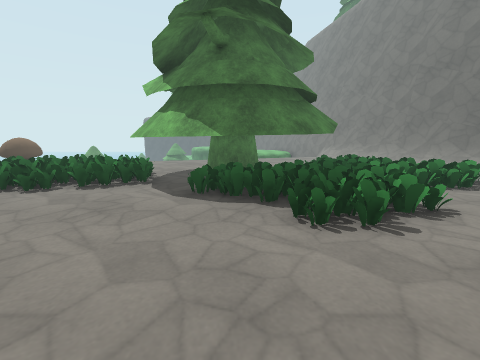
view 1 (above)

24 first-person views from a walk through a 3-D level made in the Godot game engine. The camera is 1.5 m above the floor, tilts 10° down and sees 90° across. The floor is counted in squares, 1 m on a side. Each view is taken from the middle of a square. On the plan, view 1 faces up. The plan holds only what a view shows up to about 13 squares ahead; the rest is blank. The place goes on beyond the plan. Characters and animated objects are left out. Some surface patterns are stand-ins.

view 2
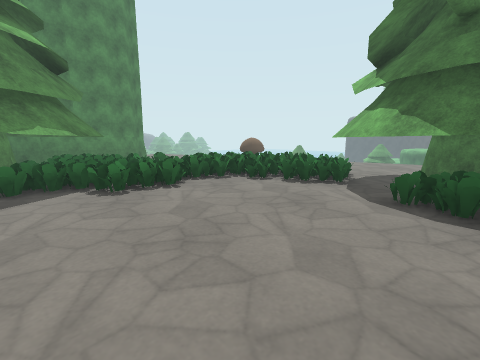

view 3
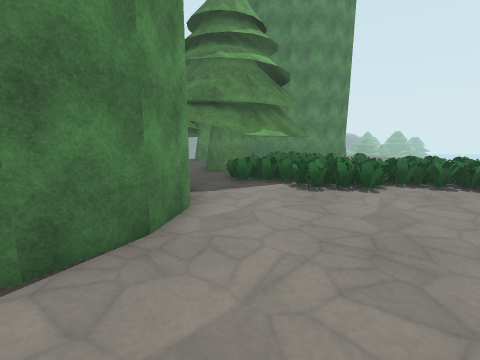

view 4
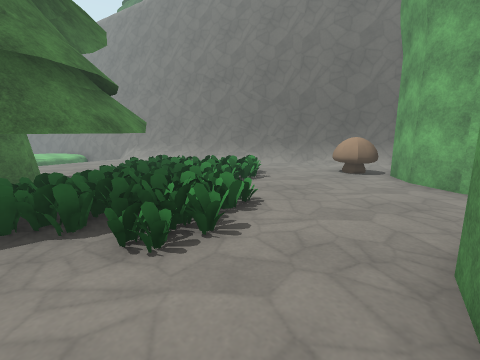

view 5
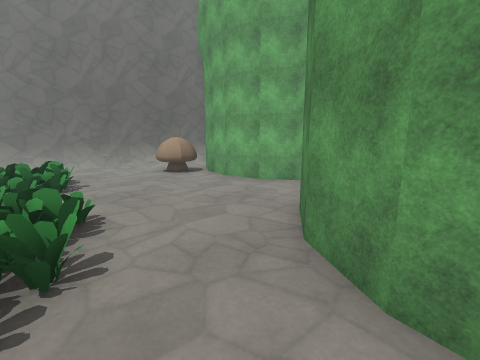

view 6
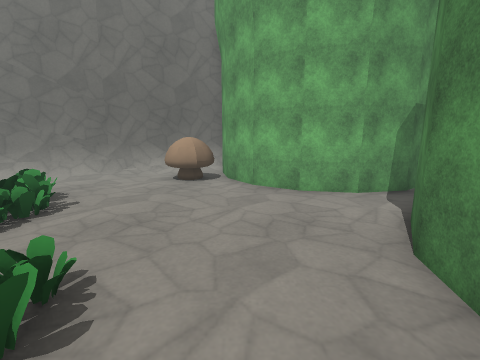

view 7
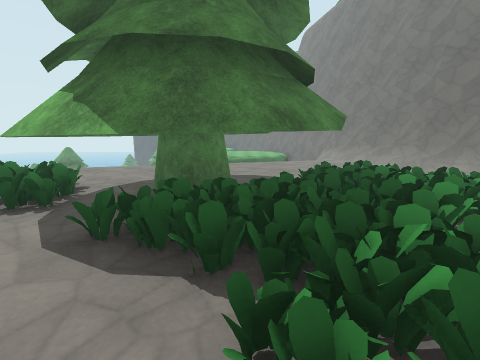

view 8
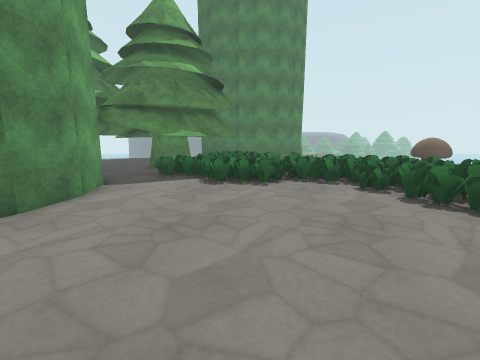

view 9
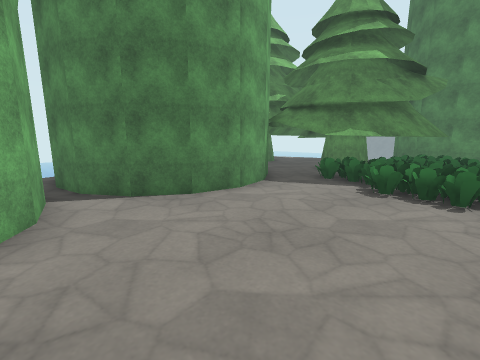

view 10
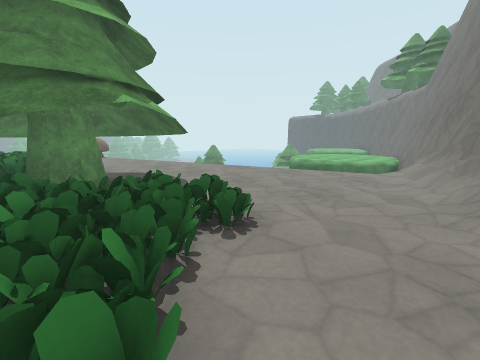

view 11
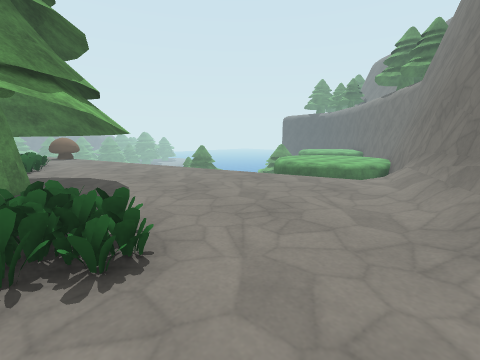

view 12
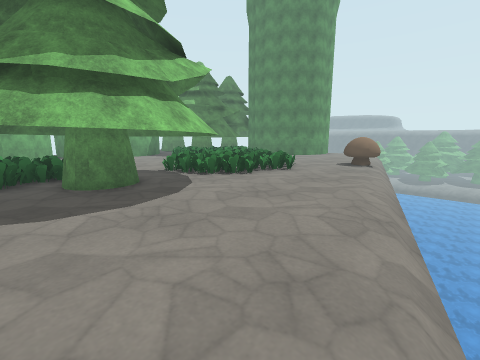

view 13
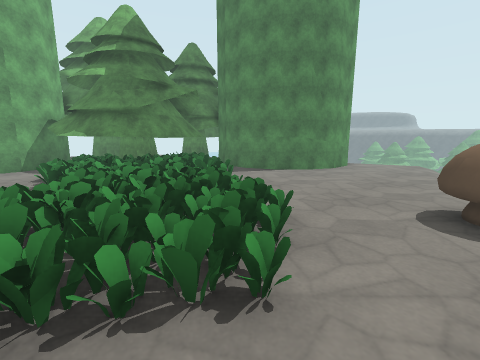

view 14
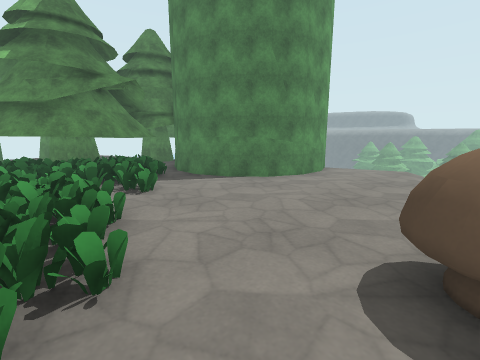

view 15
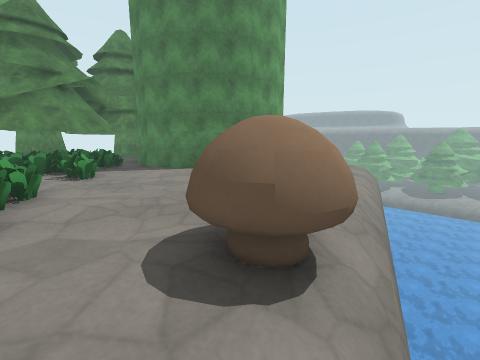

view 16
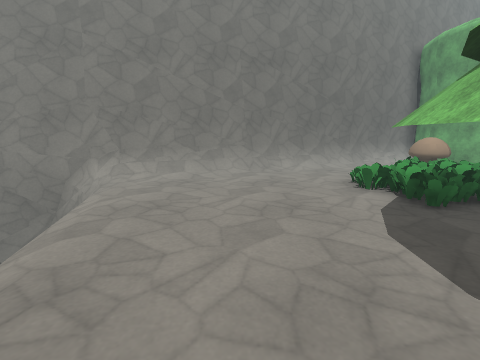

view 17
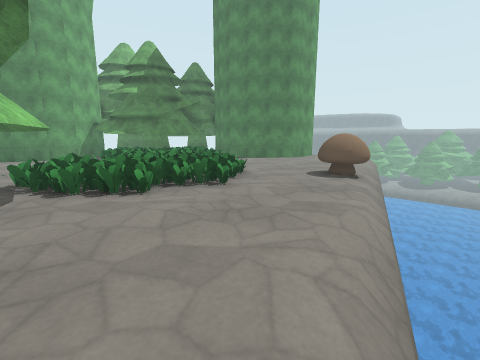

view 18
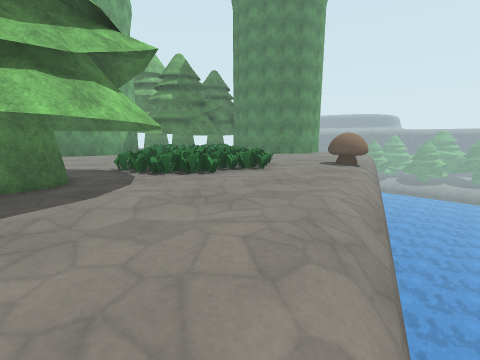

view 19
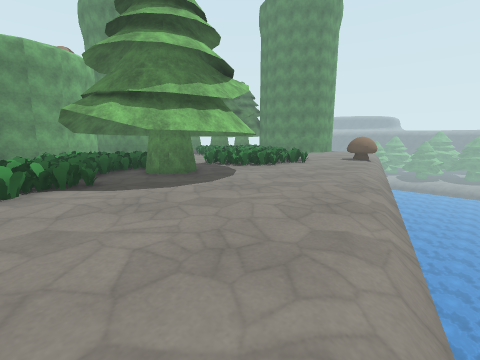

view 20
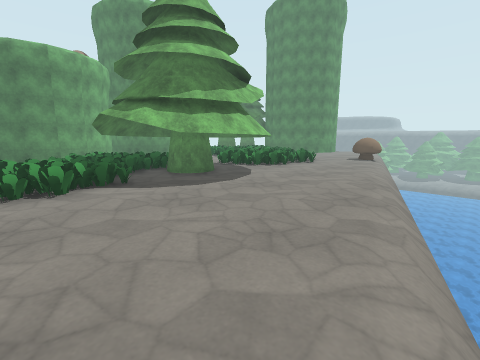

view 21
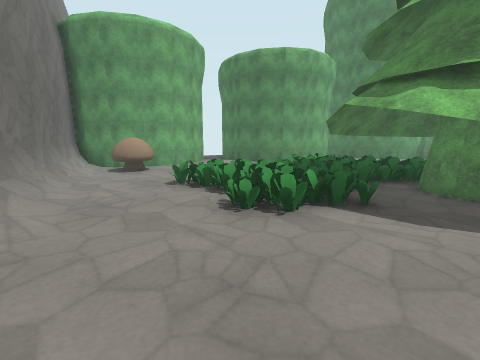

view 22
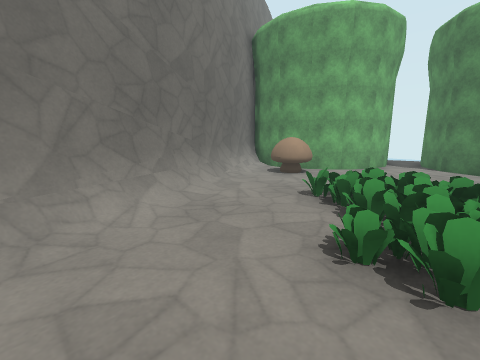

view 23
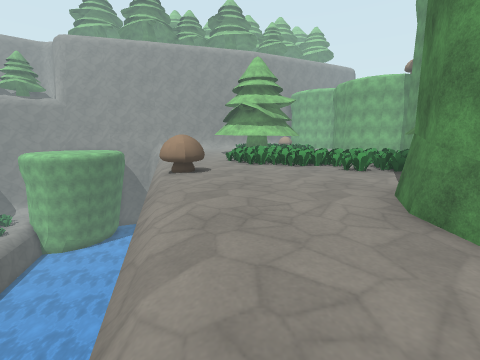

view 24
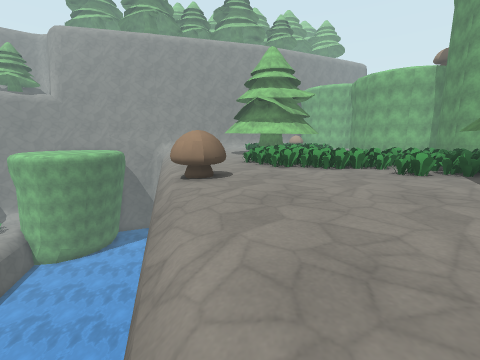

### Floor plan
Key: @ floor where view 1 was taken; # wall or solid block; x gap in a wall; . main floor; : floor 0.5 m higher than the main floor; - floor 0.5 m lower than the main floor; / step, stairs or slope; = window, fence, low wall or low ledge; ^ raised ledge; v drop or lower ground; T tree; O other object.
Columns run from 23 left of view 1 to 13 right of it. Each row starts with its distance up from view 1.
 22           vvvvv              v#
 21           vvvvv              v##
 20           vvvvv              /=#
 19       vvvvvvvvv         vv/////##
 18    vvvvvvvvvvvv     vvv///..../##
 17     vvvvvvvvvv  vvv///.........O#
 16      vvv v   vvv///.............##
 15 v         vvv//.................=#
 14 vv    vvv-###.................../#
 13    vvv///.^^=........TT.T........##
 12  vv//......=....=................/#
 11  /............=====TT.....#===.../##
 10   ...........===.==#..TTT.====..../#
  9   ...........x:====TT.TTT===::==../#
  8   .####.....==:====#T.==#==.====...##
  7   #   ##....=# =====T.==TTT====.....#
  6        ##..==# ==....T####==......=.#
  5         #..=====........====.....^^##
  4         #.=======.......===......x^##
  3         #=#####==................###
  2        ####==###=...............##
  1        #T.====#T.........####...#
  0         TT TT==T.......@##  ##.##
 -1           TTT....###...##    ####
 -2           TTT..### ###.#
 -3           T... #     ###
 -4           T...
 -5            T

Where each view was taken, in squares from view 1:
view 1: 0 up, 0 right, facing up
view 2: 0 up, 0 right, facing up-left
view 3: 0 up, 0 right, facing left
view 4: 1 up, 0 right, facing up-right
view 5: 2 up, 0 right, facing right
view 6: 3 up, 2 right, facing right
view 7: 3 up, 1 right, facing up
view 8: 3 up, 1 right, facing left
view 9: 4 up, 0 right, facing down-left
view 10: 8 up, 9 right, facing up-left
view 11: 10 up, 9 right, facing up-left
view 12: 18 up, 2 right, facing down-left
view 13: 13 up, 6 left, facing down-left
view 14: 13 up, 9 left, facing down-left
view 15: 15 up, 10 left, facing down-left
view 16: 15 up, 2 left, facing right
view 17: 17 up, 3 left, facing down-left
view 18: 18 up, 0 right, facing down-left
view 19: 19 up, 5 right, facing down-left
view 20: 19 up, 6 right, facing down-left
view 21: 16 up, 6 right, facing down
view 22: 14 up, 5 right, facing down-right
view 23: 11 up, 22 left, facing right
view 24: 12 up, 20 left, facing right
